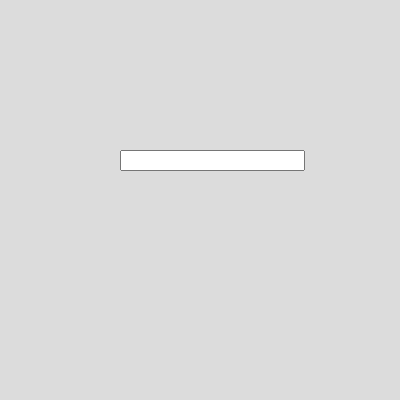
Frame 1 (no input)
Frame 60 (no input): identical to frame 1, image omitted
Frame 120 (the mouse pressed at the canvas centre since frame 60): identical to frame 1, image omitted

The p5.js sketch that drew this single still picture (run headless with seeded random() and noise() and a simulated clock; from frame 60 on, the mouse is pressed at the canvas centre):

// p5.js sketch
// ── sketch.js
//Name: shyla
//Date: 7/15/2024
//Desc: Caesar Cipher

//global variables
let inp; 
let out = ''
//setting up canvas and input box
function setup() {
  createCanvas(400, 400);
  inp = createInput()
  inp.position(120, 150)
  inp.input(cipher)
}

function cipher(){
  var og = inp.value().toLowerCase().replace(/[^a-z]/g, '');
  out  = ''
  for (let num = 0; num < og.length; num++){
    let singleLetter = og.charCodeAt(num) + 3
    if(singleLetter > 122){
      singleLetter -= 26
    }
    out += String.fromCharCode(singleLetter)
  }
}

function draw() {
  background(220);
  textAlign(CENTER)
  fill(0, 0, 225)
  text(out, 200,200)
}
